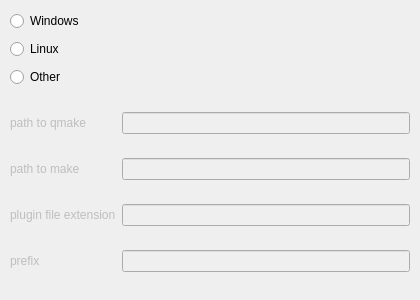
<?xml version="1.0" encoding="UTF-8"?>
<ui version="4.0">
 <class>PreferencesCompilerPage</class>
 <widget class="QWidget" name="PreferencesCompilerPage">
  <property name="geometry">
   <rect>
    <x>0</x>
    <y>0</y>
    <width>420</width>
    <height>300</height>
   </rect>
  </property>
  <widget class="QWidget" name="compilerSettingsWidget" native="true">
   <property name="enabled">
    <bool>false</bool>
   </property>
   <property name="geometry">
    <rect>
     <x>10</x>
     <y>94</y>
     <width>400</width>
     <height>200</height>
    </rect>
   </property>
   <layout class="QGridLayout" name="gridLayout_2">
    <item row="0" column="0">
     <widget class="QLabel" name="label_13">
      <property name="text">
       <string>path to qmake</string>
      </property>
     </widget>
    </item>
    <item row="0" column="1">
     <widget class="QLineEdit" name="pathToQmake"/>
    </item>
    <item row="1" column="0">
     <widget class="QLabel" name="label_17">
      <property name="text">
       <string>path to make</string>
      </property>
     </widget>
    </item>
    <item row="1" column="1">
     <widget class="QLineEdit" name="pathToMake"/>
    </item>
    <item row="2" column="0">
     <widget class="QLabel" name="label_19">
      <property name="text">
       <string>plugin file extension</string>
      </property>
     </widget>
    </item>
    <item row="2" column="1">
     <widget class="QLineEdit" name="pluginExtension"/>
    </item>
    <item row="3" column="1">
     <widget class="QLineEdit" name="prefix"/>
    </item>
    <item row="3" column="0">
     <widget class="QLabel" name="label_20">
      <property name="text">
       <string>prefix</string>
      </property>
     </widget>
    </item>
   </layout>
  </widget>
  <widget class="QRadioButton" name="linuxButton">
   <property name="geometry">
    <rect>
     <x>10</x>
     <y>38</y>
     <width>400</width>
     <height>22</height>
    </rect>
   </property>
   <property name="text">
    <string>Linux</string>
   </property>
  </widget>
  <widget class="QRadioButton" name="otherButton">
   <property name="geometry">
    <rect>
     <x>10</x>
     <y>66</y>
     <width>400</width>
     <height>22</height>
    </rect>
   </property>
   <property name="text">
    <string>Other</string>
   </property>
  </widget>
  <widget class="QRadioButton" name="windowsButton">
   <property name="geometry">
    <rect>
     <x>10</x>
     <y>10</y>
     <width>400</width>
     <height>22</height>
    </rect>
   </property>
   <property name="text">
    <string>Windows</string>
   </property>
   <property name="autoExclusive">
    <bool>true</bool>
   </property>
  </widget>
 </widget>
 <resources/>
 <connections/>
</ui>
